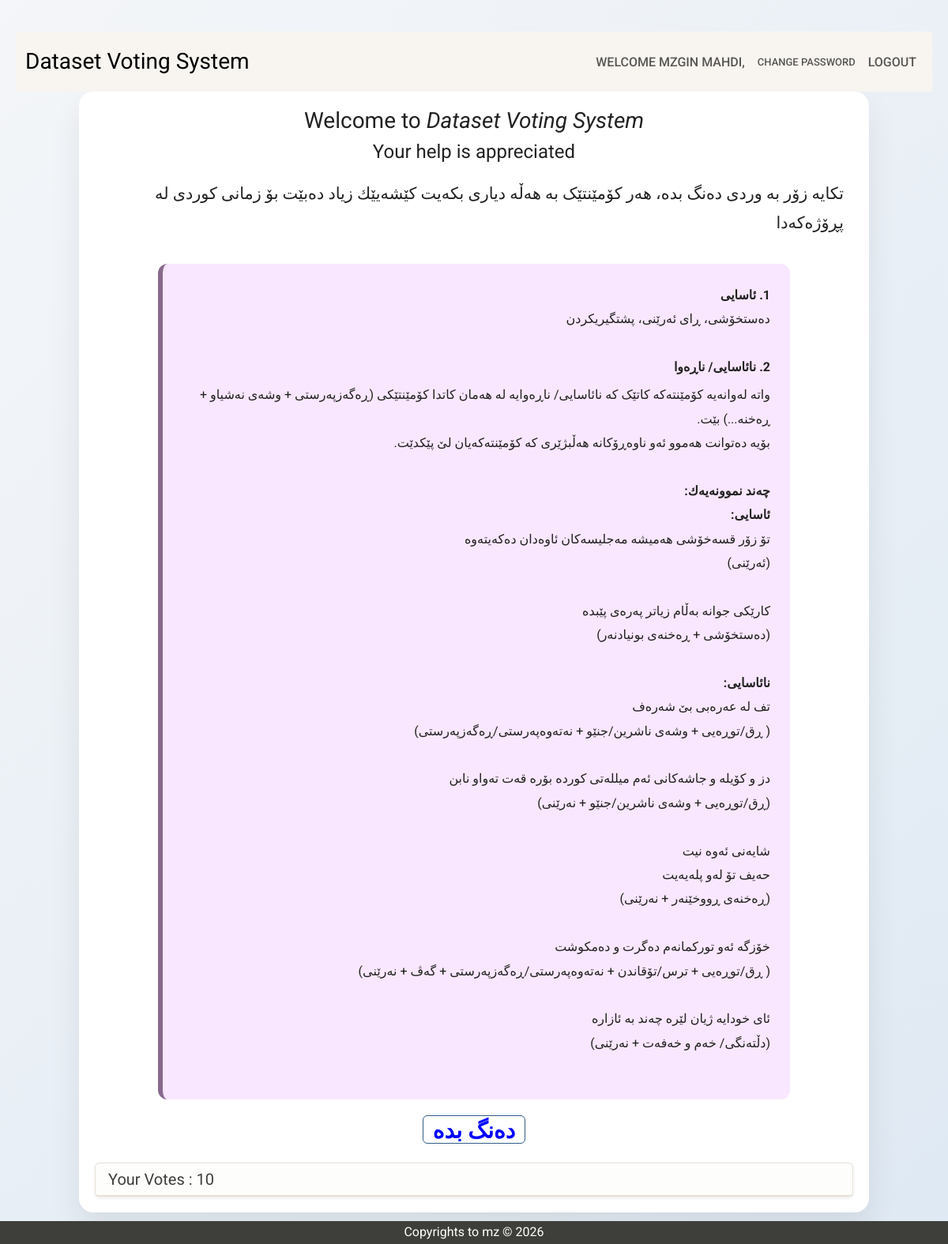
/ (signed in), run on an earlier commit of the app's database.
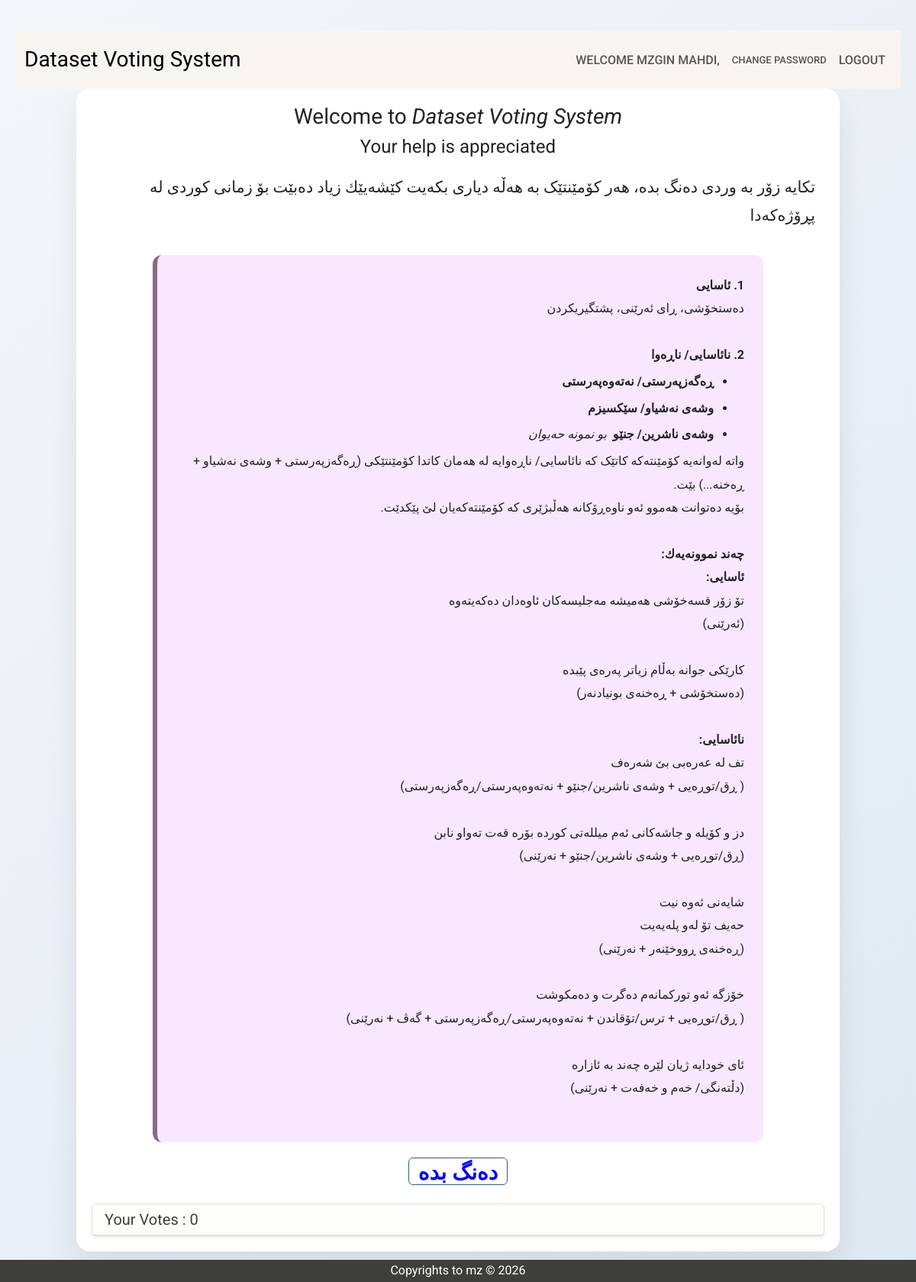
And on a later commit of the database.
### dsa/models.py (models this page shows, shortened)
class FeedbackOption(models.Model):
    name = models.CharField(max_length=255)
    description = models.TextField(blank=True, null=True)

### dsa/views.py (the view)
# urls.py: path('',  HomeView.as_view(), name='home'),
class HomeView(TemplateView):
	template_name = "public/home.html"
	def get_context_data(self, **kwargs):
		context = super().get_context_data(**kwargs)
		if self.request.user.is_authenticated:
			feedbacks = Feedback.objects.filter(user=self.request.user).exclude(no_vote=True)
			if len(feedbacks) > 0:
				context["feedbacks"] = feedbacks
		feedback_options = FeedbackOption.objects.all()
		context["feedback_options"] = feedback_options
		return context

### templates/public/home.html (shortened to what this page needs)
{% extends "base/base.html" %}
{% block content %}
<div class="container">
<h3> Welcome to <i>Dataset Voting System </i></h3>
<h4> Your help is appreciated</h4>
<p class="p1">
تکایە زۆر بە وردی دەنگ بدە، هەر کۆمێنتێک بە هەڵە دیاری بکەیت کێشەیێك زیاد دەبێت بۆ زمانی کوردی لە پڕۆژەکەدا
</p>
<div class="rtl">
<div class="purple-box">
<b>1. ئاسایی</b><br>
دەستخۆشی، ڕای ئەرێنی، پشتگیریکردن
<br><br>
<b>2. نائاسایی/ ناڕەوا</b>
<ul>
{% for option in feedback_options %}
    <li><b>{{ option.name }}</b> <i class="mx-1"> {{ option.description }} </i></li>
{% endfor %}
</ul>
واتە لەوانەیە کۆمێنتەکە کاتێک کە نائاسایی/ ناڕەوایە لە هەمان کاتدا کۆمێنتێکی (ڕەگەزپەرستی + وشەی نەشیاو + ڕەخنە...) بێت.<br>
بۆیە دەتوانت هەموو ئەو ناوەڕۆکانە هەڵبژێری کە کۆمێنتەکەیان لێ پێکدێت.
<br><br>
<b>چەند نموونەیەك:</b><br>
<b>ئاسایی:</b><br>
تۆ زۆر قسەخۆشی هەمیشە مەجلیسەکان ئاوەدان دەکەیتەوە<br>
(ئەرێنی)
<br><br>
کارێکی جوانە بەڵام زیاتر پەرەی پێبدە<br>
(دەستخۆشی + ڕەخنەی بونیادنەر)<br><br>
<b>نائاسایی:</b><br>
تف لە عەرەبی بێ شەرەف<br>
( ڕق/توڕەیی + وشەی ناشرین/جنێو + نەتەوەپەرستی/ڕەگەزپەرستی)
<br><br>
دز و کۆیلە و جاشەکانی ئەم میللەتی کوردە بۆرە قەت تەواو نابن<br>
(ڕق/توڕەیی + وشەی ناشرین/جنێو + نەرێنی)
<br><br>
شایەنی ئەوە نیت<br>
حەیف تۆ لەو پلەیەیت<br>
(ڕەخنەی ڕووخێنەر + نەرێنی)<br><br>
خۆزگە ئەو تورکمانەم دەگرت و دەمکوشت<br>
( ڕق/توڕەیی + ترس/تۆقاندن + نەتەوەپەرستی/ڕەگەزپەرستی + گەڤ + نەرێنی)<br><br>
ئای خودایە ژیان لێرە چەند بە ئازارە<br>
(دڵتەنگی/ خەم و خەفەت + نەرێنی)<br><br>
</div>
<div class="text-center ">
    <a class="btn btn-primary btn-large btn-block vote-btn fs-3" href="{% url 'vote' %}">دەنگ بدە</a>
</div>
</div>
<div class="card mt-4 shadow-sm">
    <div class="card-header d-flex justify-content-between align-items-center">
        <h5 class="mb-0">Your Votes : {{ feedbacks|length }}</h5>
    </div>
</div>
</div>
{% endblock %}

What changed in the data, as far as the page shows it:
added FeedbackOption: name "ڕەگەزپەرستی/ نەتەوەپەرستی"
added FeedbackOption: name "وشەی نەشیاو/ سێکسیزم"
added FeedbackOption: name "وشەی ناشرین/ جنێو", description "بو نمونە حەیوان"
Also different on the page:
{{ feedbacks|length }}: "10" → "0"
